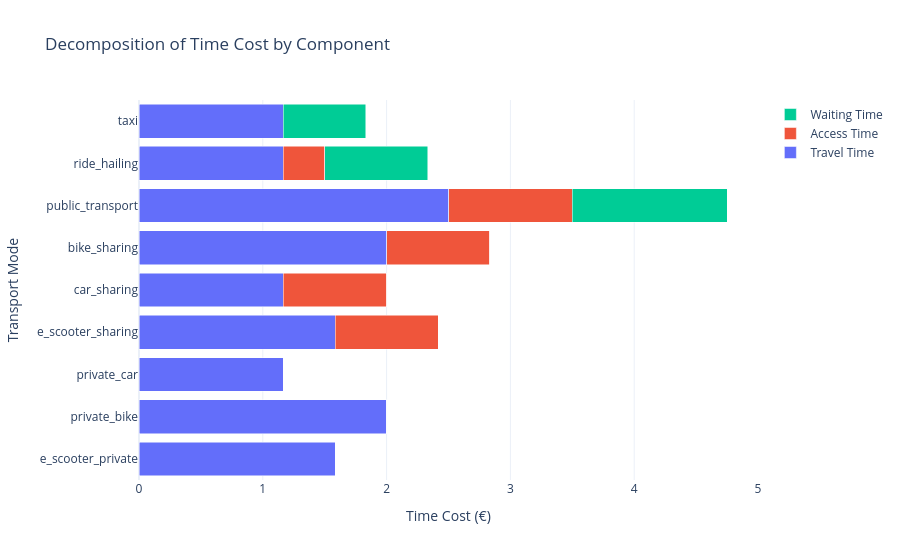

The code cell stored with this chart in its notebook:
### Code cell
import plotly.graph_objects as go

df_plot = df_final.sort_values("generalised_cost")

fig = go.Figure()

fig.add_trace(go.Bar(
    y=df_plot["mode"],
    x=df_plot["travel_cost"],
    name="Travel Time",
    orientation='h'
))

fig.add_trace(go.Bar(
    y=df_plot["mode"],
    x=df_plot["access_cost"],
    name="Access Time",
    orientation='h'
))

fig.add_trace(go.Bar(
    y=df_plot["mode"],
    x=df_plot["waiting_cost"],
    name="Waiting Time",
    orientation='h'
))

fig.update_layout(
    barmode='stack',
    title="Decomposition of Time Cost by Component",
    xaxis_title="Time Cost (€)",
    yaxis_title="Transport Mode",
    template="plotly_white"
)

fig.show()

### Figure 1 — Plotly figure (JSON) as saved in the notebook; plotly's stock layout.template omitted (floating-point values rounded to 4 significant figures)
{"data": [{"name": "Travel Time", "orientation": "h", "type": "bar", "x": [1.583, 2.0, 1.167, 1.583, 1.167, 2.0, 2.5, 1.167, 1.167], "y": ["e_scooter_private", "private_bike", "private_car", "e_scooter_sharing", "car_sharing", "bike_sharing", "public_transport", "ride_hailing", "taxi"]}, {"name": "Access Time", "orientation": "h", "type": "bar", "x": [0.0, 0.0, 0.0, 0.8333, 0.8333, 0.8333, 1.0, 0.3333, 0.0], "y": ["e_scooter_private", "private_bike", "private_car", "e_scooter_sharing", "car_sharing", "bike_sharing", "public_transport", "ride_hailing", "taxi"]}, {"name": "Waiting Time", "orientation": "h", "type": "bar", "x": [0.0, 0.0, 0.0, 0.0, 0.0, 0.0, 1.25, 0.8333, 0.6667], "y": ["e_scooter_private", "private_bike", "private_car", "e_scooter_sharing", "car_sharing", "bike_sharing", "public_transport", "ride_hailing", "taxi"]}], "layout": {"barmode": "stack", "title": {"text": "Decomposition of Time Cost by Component"}, "xaxis": {"title": {"text": "Time Cost (€)"}}, "yaxis": {"title": {"text": "Transport Mode"}}}}
